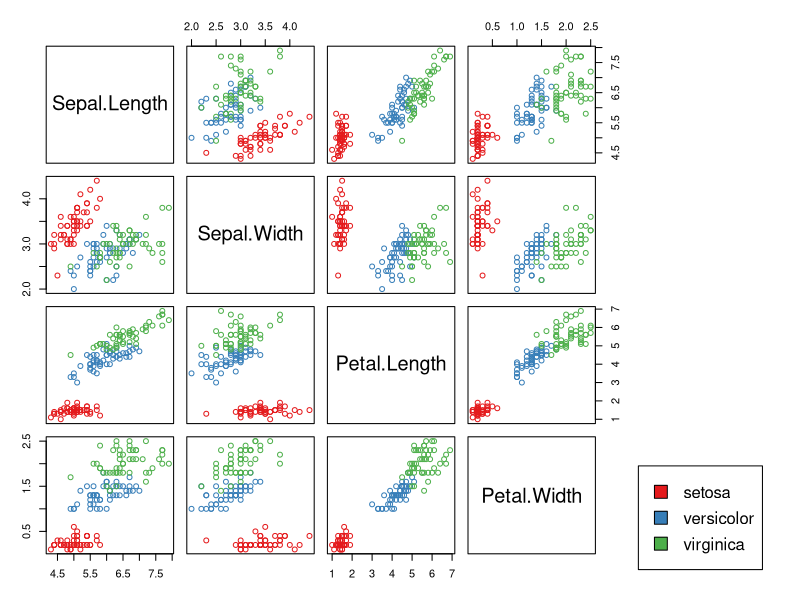
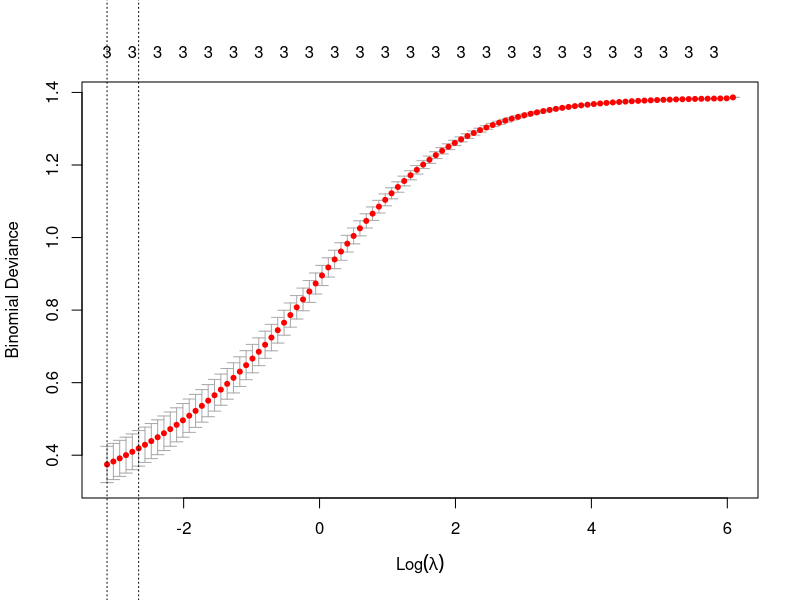
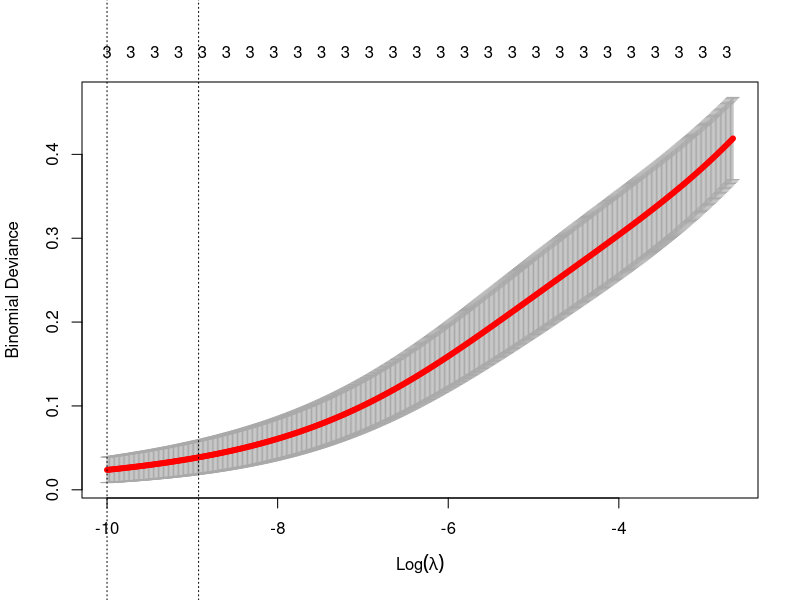

R code for these plots, in order:
## ---- chunk 1
knitr::opts_chunk$set(message = FALSE, warning = FALSE,
                      error = FALSE)
## ---- chunk 2
library(tidyverse)
library(glmnet)
library(caret) # caret or carrot? :)
## ---- chunk 3
knitr::kable(head(iris[sample(nrow(iris), 6), ]), row.names = FALSE, align = 'l')
## ---- chunk 4
iris_colors <- RColorBrewer::brewer.pal(3, 'Set1')[iris$Species]
pairs(iris[, 1:4], col = iris_colors, oma=c(3,3,3,15))
par(xpd = TRUE)
legend("bottomright", 
       fill = unique(iris_colors), 
       legend = c(levels(iris$Species)))
## ---- chunk 5
table('Petal Cut' = iris$Petal.Length >= 2.45,'Setosa' = iris$Species == 'setosa')
## ---- chunk 6
set.seed(123)
# create training and testing split
training_index <- sample(nrow(iris), 0.7 * nrow(iris))
iris_train <- iris[training_index,]
iris_test <- iris[-training_index,]
# grab X data add squared term for each column
iris_X_train <- iris_train[,-5] %>% mutate_all(funs('sq' = . ^ 2))
iris_X_test <- iris_test[,-5] %>% mutate_all(funs('sq' = . ^ 2))
# all two way interactions with first order terms
iris_X_train <- 
  model.matrix(~-1 + . + (Sepal.Length+Sepal.Width+Petal.Length+Petal.Width) ^ 2,
               data = iris_X_train)
iris_X_test <-
  model.matrix(~-1 + . + (Sepal.Length+Sepal.Width+Petal.Length+Petal.Width) ^ 2,
               data = iris_X_test)
# fit center and scale processor on training data
preProc <- preProcess(iris_X_train)
iris_X_train_cs <- predict(preProc, iris_X_train)
iris_X_test_cs <- predict(preProc, iris_X_test)
# labels, convert to factor for glmnet
iris_y_train <- as.factor(as.numeric(iris_train$Species == 'setosa'))
iris_y_test <- as.factor(iris_test$Species == 'setosa')
## ---- chunk 7
set.seed(123)
rf_control <- rfeControl(rfFuncs, method = 'cv', number = 5)

iris_rfe <- rfe(x = iris_X_train_cs, 
                y = iris_y_train,
                sizes = 2:14, # select at least two variables
                rfeControl = rf_control)

iris_rfe$optVariables
## ---- chunk 8
vv <- c("Petal.Width", "Petal.Length", "Petal.Length:Petal.Width")

iris_X_train_cs_sub <- iris_X_train_cs[, colnames(iris_X_train_cs) %in% vv]
iris_X_test_cs_sub <- iris_X_test_cs[, colnames(iris_X_test_cs) %in% vv]
## ---- chunk 9
cv_glm1 <- cv.glmnet(x = iris_X_train_cs_sub, y = iris_y_train,
                     alpha = 0, family = 'binomial',
                     nfolds = length(iris_y_train) - 1,# LOOCV
                     standardize = FALSE, intercept = FALSE) 

lambda_1se_1 <- cv_glm1$lambda.1se # store "best" lambda for now

plot(cv_glm1)
## ---- chunk 10
cv_glm2 <- cv.glmnet(x = iris_X_train_cs_sub, y = iris_y_train,
                     alpha = 0, lambda = exp(seq(-10, log(lambda_1se_1), length.out = 500)),
                     family = 'binomial', nfolds = length(iris_y_train) - 1,# LOOCV
                     standardize = FALSE, intercept = FALSE)

lambda_2 <- exp(-6.5)
plot(cv_glm2)
## ---- chunk 11
# naive classification accuracy
class_acc <- function(preds, labels, thresh = 0.5){
  tt <- table(preds > thresh, labels)
  sum(diag(tt)) / sum(tt)
}
## ---- chunk 12
# regularized models
ridge_1 <- glmnet(x = iris_X_train_cs_sub, y = iris_y_train,
                  family = 'binomial', lambda = lambda_1se_1, alpha = 0,
                  standardize = FALSE, intercept = FALSE)
ridge_2 <- glmnet(x = iris_X_train_cs_sub, y = iris_y_train,
                  family = 'binomial', lambda = lambda_2, alpha = 0,
                  standardize = FALSE, intercept = FALSE)
# unregularized
glm1 <- glm(iris_y_train ~ -1 + ., data = data.frame(iris_X_train_cs_sub), 
            family = 'binomial')
glm2 <- glm(iris_y_train ~ -1 + Sepal.Length+Sepal.Width+Petal.Length+Petal.Width,
            data = data.frame(iris_X_train_cs), 
            family = 'binomial') 
## ---- chunk 13
preds_r1 <- predict(ridge_1, newx = iris_X_test_cs_sub, type = 'response')
preds_r2 <- predict(ridge_2, newx = iris_X_test_cs_sub, type = 'response')
preds_g1 <- predict(glm1, newdata = data.frame(iris_X_test_cs), type = 'response')
preds_g2 <- predict(glm2, newdata = data.frame(iris_X_test_cs), type = 'response')

acc_r1 <- class_acc(preds_r1, iris_y_test)
acc_r2 <- class_acc(preds_r2, iris_y_test)
acc_g1 <- class_acc(preds_g1, iris_y_test)
acc_g2 <- class_acc(preds_g2, iris_y_test)

model_dat <- data_frame(
  'model' = c('ridge_1', 'ridge_2', 'glm1', 'glm2'),
  'type' = c('regularized-lambda1', 'regularized-lambda2',
             'full', 'original'),
  'class accuracy' = scales::percent(c(acc_r1, acc_r2, acc_g1, acc_g2))
)

model_dat %>% knitr::kable(caption = 'Table of Model Accuracy')
